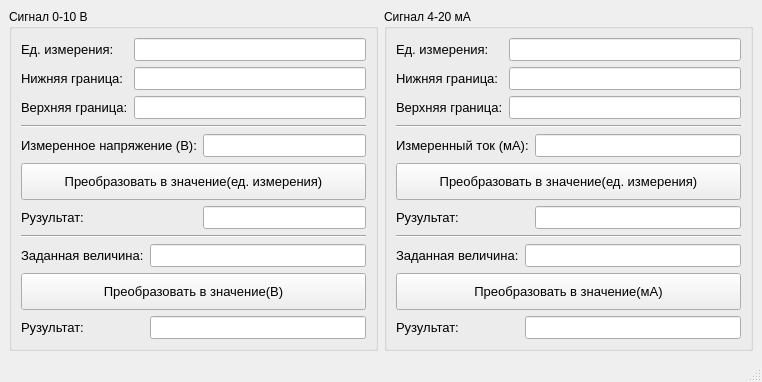
<?xml version="1.0" encoding="UTF-8"?>
<ui version="4.0">
 <class>signal_converter</class>
 <widget class="QMainWindow" name="signal_converter">
  <property name="geometry">
   <rect>
    <x>0</x>
    <y>0</y>
    <width>762</width>
    <height>382</height>
   </rect>
  </property>
  <property name="windowTitle">
   <string>Signal Converter (0-10V and 4-20mA)</string>
  </property>
  <property name="windowIcon">
   <iconset resource="../resources/images.qrc">
    <normaloff>:/app6.png</normaloff>:/app6.png</iconset>
  </property>
  <widget class="QWidget" name="centralwidget">
   <layout class="QHBoxLayout" name="horizontalLayout">
    <item>
     <widget class="QGroupBox" name="groupBox">
      <property name="title">
       <string>Сигнал 0-10 В</string>
      </property>
      <layout class="QVBoxLayout" name="verticalLayout_2">
       <item>
        <layout class="QGridLayout" name="gridLayout">
         <item row="0" column="0">
          <widget class="QLabel" name="label">
           <property name="font">
            <font>
             <pointsize>10</pointsize>
            </font>
           </property>
           <property name="text">
            <string>Ед. измерения:</string>
           </property>
          </widget>
         </item>
         <item row="0" column="1">
          <widget class="QLineEdit" name="lineEdit_edizmereniya1">
           <property name="font">
            <font>
             <pointsize>10</pointsize>
            </font>
           </property>
          </widget>
         </item>
         <item row="1" column="0">
          <widget class="QLabel" name="label_4">
           <property name="font">
            <font>
             <pointsize>10</pointsize>
            </font>
           </property>
           <property name="text">
            <string>Нижняя граница:</string>
           </property>
          </widget>
         </item>
         <item row="1" column="1">
          <widget class="QLineEdit" name="lineEdit_0_10_up">
           <property name="font">
            <font>
             <pointsize>10</pointsize>
            </font>
           </property>
          </widget>
         </item>
         <item row="2" column="0">
          <widget class="QLabel" name="label_6">
           <property name="font">
            <font>
             <pointsize>10</pointsize>
            </font>
           </property>
           <property name="text">
            <string>Верхняя граница:</string>
           </property>
          </widget>
         </item>
         <item row="2" column="1">
          <widget class="QLineEdit" name="lineEdit_0_10_down">
           <property name="font">
            <font>
             <pointsize>10</pointsize>
            </font>
           </property>
          </widget>
         </item>
        </layout>
       </item>
       <item>
        <widget class="Line" name="line_3">
         <property name="orientation">
          <enum>Qt::Horizontal</enum>
         </property>
        </widget>
       </item>
       <item>
        <layout class="QGridLayout" name="gridLayout_3">
         <item row="0" column="0">
          <widget class="QLabel" name="label_3">
           <property name="font">
            <font>
             <pointsize>10</pointsize>
            </font>
           </property>
           <property name="text">
            <string>Измеренное напряжение (В):</string>
           </property>
          </widget>
         </item>
         <item row="0" column="1">
          <widget class="QLineEdit" name="lineEdit_0_10_U">
           <property name="font">
            <font>
             <pointsize>10</pointsize>
            </font>
           </property>
          </widget>
         </item>
         <item row="2" column="0">
          <widget class="QLabel" name="label_10">
           <property name="font">
            <font>
             <pointsize>10</pointsize>
            </font>
           </property>
           <property name="text">
            <string>Рузультат:</string>
           </property>
          </widget>
         </item>
         <item row="2" column="1">
          <widget class="QLineEdit" name="lineEdit_0_10_value_2">
           <property name="font">
            <font>
             <pointsize>10</pointsize>
            </font>
           </property>
          </widget>
         </item>
         <item row="1" column="0" colspan="2">
          <widget class="QPushButton" name="pushButton">
           <property name="sizePolicy">
            <sizepolicy hsizetype="Minimum" vsizetype="Preferred">
             <horstretch>0</horstretch>
             <verstretch>0</verstretch>
            </sizepolicy>
           </property>
           <property name="maximumSize">
            <size>
             <width>16777215</width>
             <height>60</height>
            </size>
           </property>
           <property name="font">
            <font>
             <pointsize>10</pointsize>
            </font>
           </property>
           <property name="text">
            <string>Преобразовать в значение(ед. измерения)</string>
           </property>
          </widget>
         </item>
        </layout>
       </item>
       <item>
        <widget class="Line" name="line">
         <property name="orientation">
          <enum>Qt::Horizontal</enum>
         </property>
        </widget>
       </item>
       <item>
        <layout class="QGridLayout" name="gridLayout_6">
         <item row="2" column="0">
          <widget class="QLabel" name="label_12">
           <property name="font">
            <font>
             <pointsize>10</pointsize>
            </font>
           </property>
           <property name="text">
            <string>Рузультат:</string>
           </property>
          </widget>
         </item>
         <item row="0" column="0">
          <widget class="QLabel" name="label_8">
           <property name="font">
            <font>
             <pointsize>10</pointsize>
            </font>
           </property>
           <property name="text">
            <string>Заданная величина:</string>
           </property>
          </widget>
         </item>
         <item row="0" column="1">
          <widget class="QLineEdit" name="lineEdit_0_10_value">
           <property name="font">
            <font>
             <pointsize>10</pointsize>
            </font>
           </property>
          </widget>
         </item>
         <item row="1" column="0" colspan="2">
          <widget class="QPushButton" name="pushButton_3">
           <property name="sizePolicy">
            <sizepolicy hsizetype="Minimum" vsizetype="Preferred">
             <horstretch>0</horstretch>
             <verstretch>0</verstretch>
            </sizepolicy>
           </property>
           <property name="maximumSize">
            <size>
             <width>16777215</width>
             <height>60</height>
            </size>
           </property>
           <property name="font">
            <font>
             <pointsize>10</pointsize>
            </font>
           </property>
           <property name="text">
            <string>Преобразовать в значение(В)</string>
           </property>
          </widget>
         </item>
         <item row="2" column="1">
          <widget class="QLineEdit" name="lineEdit_0_10_value_4">
           <property name="font">
            <font>
             <pointsize>10</pointsize>
            </font>
           </property>
          </widget>
         </item>
        </layout>
       </item>
      </layout>
     </widget>
    </item>
    <item>
     <widget class="QGroupBox" name="groupBox_2">
      <property name="title">
       <string>Сигнал 4-20 мА</string>
      </property>
      <layout class="QVBoxLayout" name="verticalLayout">
       <item>
        <layout class="QGridLayout" name="gridLayout_2">
         <item row="0" column="0">
          <widget class="QLabel" name="label_2">
           <property name="font">
            <font>
             <pointsize>10</pointsize>
            </font>
           </property>
           <property name="text">
            <string>Ед. измерения:</string>
           </property>
          </widget>
         </item>
         <item row="0" column="1">
          <widget class="QLineEdit" name="lineEdit_edizmereniya2">
           <property name="font">
            <font>
             <pointsize>10</pointsize>
            </font>
           </property>
          </widget>
         </item>
         <item row="1" column="0">
          <widget class="QLabel" name="label_5">
           <property name="font">
            <font>
             <pointsize>10</pointsize>
            </font>
           </property>
           <property name="text">
            <string>Нижняя граница:</string>
           </property>
          </widget>
         </item>
         <item row="1" column="1">
          <widget class="QLineEdit" name="lineEdit_4_20_up">
           <property name="font">
            <font>
             <pointsize>10</pointsize>
            </font>
           </property>
          </widget>
         </item>
         <item row="2" column="0">
          <widget class="QLabel" name="label_7">
           <property name="font">
            <font>
             <pointsize>10</pointsize>
            </font>
           </property>
           <property name="text">
            <string>Верхняя граница:</string>
           </property>
          </widget>
         </item>
         <item row="2" column="1">
          <widget class="QLineEdit" name="lineEdit_4_20_down">
           <property name="font">
            <font>
             <pointsize>10</pointsize>
            </font>
           </property>
          </widget>
         </item>
        </layout>
       </item>
       <item>
        <widget class="Line" name="line_4">
         <property name="orientation">
          <enum>Qt::Horizontal</enum>
         </property>
        </widget>
       </item>
       <item>
        <layout class="QGridLayout" name="gridLayout_4">
         <item row="0" column="0">
          <widget class="QLabel" name="label_4_20_current">
           <property name="font">
            <font>
             <pointsize>10</pointsize>
            </font>
           </property>
           <property name="text">
            <string>Измеренный ток (мА):</string>
           </property>
          </widget>
         </item>
         <item row="1" column="0" colspan="2">
          <widget class="QPushButton" name="pushButton_2">
           <property name="sizePolicy">
            <sizepolicy hsizetype="Minimum" vsizetype="Preferred">
             <horstretch>0</horstretch>
             <verstretch>0</verstretch>
            </sizepolicy>
           </property>
           <property name="maximumSize">
            <size>
             <width>16777215</width>
             <height>60</height>
            </size>
           </property>
           <property name="font">
            <font>
             <pointsize>10</pointsize>
            </font>
           </property>
           <property name="text">
            <string>Преобразовать в значение(ед. измерения)</string>
           </property>
          </widget>
         </item>
         <item row="2" column="0">
          <widget class="QLabel" name="label_11">
           <property name="font">
            <font>
             <pointsize>10</pointsize>
            </font>
           </property>
           <property name="text">
            <string>Рузультат:</string>
           </property>
          </widget>
         </item>
         <item row="0" column="1">
          <widget class="QLineEdit" name="lineEdit_0_10_I">
           <property name="font">
            <font>
             <pointsize>10</pointsize>
            </font>
           </property>
          </widget>
         </item>
         <item row="2" column="1">
          <widget class="QLineEdit" name="lineEdit_0_10_value_3">
           <property name="font">
            <font>
             <pointsize>10</pointsize>
            </font>
           </property>
          </widget>
         </item>
        </layout>
       </item>
       <item>
        <widget class="Line" name="line_2">
         <property name="orientation">
          <enum>Qt::Horizontal</enum>
         </property>
        </widget>
       </item>
       <item>
        <layout class="QGridLayout" name="gridLayout_5">
         <item row="2" column="0">
          <widget class="QLabel" name="label_13">
           <property name="font">
            <font>
             <pointsize>10</pointsize>
            </font>
           </property>
           <property name="text">
            <string>Рузультат:</string>
           </property>
          </widget>
         </item>
         <item row="0" column="0">
          <widget class="QLabel" name="label_9">
           <property name="font">
            <font>
             <pointsize>10</pointsize>
            </font>
           </property>
           <property name="text">
            <string>Заданная величина:</string>
           </property>
          </widget>
         </item>
         <item row="1" column="0" colspan="2">
          <widget class="QPushButton" name="pushButton_4">
           <property name="sizePolicy">
            <sizepolicy hsizetype="Minimum" vsizetype="Preferred">
             <horstretch>0</horstretch>
             <verstretch>0</verstretch>
            </sizepolicy>
           </property>
           <property name="maximumSize">
            <size>
             <width>16777215</width>
             <height>60</height>
            </size>
           </property>
           <property name="font">
            <font>
             <pointsize>10</pointsize>
            </font>
           </property>
           <property name="text">
            <string>Преобразовать в значение(мА)</string>
           </property>
          </widget>
         </item>
         <item row="2" column="1">
          <widget class="QLineEdit" name="lineEdit_0_10_value_5">
           <property name="font">
            <font>
             <pointsize>10</pointsize>
            </font>
           </property>
          </widget>
         </item>
         <item row="0" column="1">
          <widget class="QLineEdit" name="lineEdit_4_20_value">
           <property name="font">
            <font>
             <pointsize>10</pointsize>
            </font>
           </property>
          </widget>
         </item>
        </layout>
       </item>
      </layout>
     </widget>
    </item>
   </layout>
  </widget>
  <widget class="QMenuBar" name="menubar">
   <property name="geometry">
    <rect>
     <x>0</x>
     <y>0</y>
     <width>762</width>
     <height>22</height>
    </rect>
   </property>
  </widget>
  <widget class="QStatusBar" name="statusbar"/>
 </widget>
 <resources>
  <include location="../resources/images.qrc"/>
 </resources>
 <connections/>
</ui>
